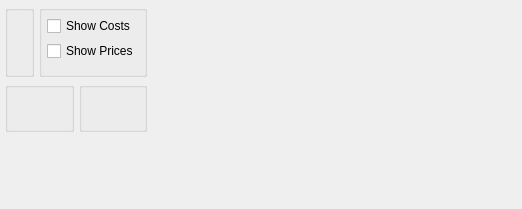
<?xml version="1.0" encoding="UTF-8"?>
<ui version="4.0">
 <comment>This file is part of the xTuple ERP: PostBooks Edition, a free and
open source Enterprise Resource Planning software suite,
Copyright (c) 1999-2010 by OpenMFG LLC, d/b/a xTuple.
It is licensed to you under the Common Public Attribution License
version 1.0, the full text of which (including xTuple-specific Exhibits)
is available at www.xtuple.com/CPAL.  By using this software, you agree
to be bound by its terms.</comment>
 <class>dspSalesHistoryByParameterList</class>
 <widget class="QWidget" name="dspSalesHistoryByParameterList">
  <property name="geometry">
   <rect>
    <x>0</x>
    <y>0</y>
    <width>522</width>
    <height>209</height>
   </rect>
  </property>
  <property name="sizePolicy">
   <sizepolicy hsizetype="Preferred" vsizetype="Expanding">
    <horstretch>0</horstretch>
    <verstretch>1</verstretch>
   </sizepolicy>
  </property>
  <property name="windowTitle">
   <string>Sales History by Parameter List</string>
  </property>
  <layout class="QHBoxLayout" name="horizontalLayout_3">
   <item>
    <layout class="QVBoxLayout" name="verticalLayout_3">
     <item>
      <layout class="QHBoxLayout" name="horizontalLayout">
       <item>
        <widget class="ParameterGroup" name="_parameter">
         <property name="title">
          <string/>
         </property>
         <property name="fixedSize">
          <bool>false</bool>
         </property>
        </widget>
       </item>
       <item>
        <widget class="QGroupBox" name="_optionsGroup">
         <property name="title">
          <string/>
         </property>
         <layout class="QGridLayout" name="gridLayout_2">
          <item row="0" column="0">
           <widget class="XCheckBox" name="_showCosts">
            <property name="text">
             <string>Show Costs</string>
            </property>
           </widget>
          </item>
          <item row="1" column="0">
           <widget class="XCheckBox" name="_showPrices">
            <property name="text">
             <string>Show Prices</string>
            </property>
           </widget>
          </item>
          <item row="2" column="0">
           <spacer name="verticalSpacer">
            <property name="orientation">
             <enum>Qt::Vertical</enum>
            </property>
            <property name="sizeHint" stdset="0">
             <size>
              <width>20</width>
              <height>0</height>
             </size>
            </property>
           </spacer>
          </item>
         </layout>
        </widget>
       </item>
      </layout>
     </item>
     <item>
      <layout class="QHBoxLayout" name="horizontalLayout_2">
       <item>
        <widget class="WarehouseGroup" name="_warehouse">
         <property name="title">
          <string/>
         </property>
         <property name="fixedSize">
          <bool>false</bool>
         </property>
        </widget>
       </item>
       <item>
        <widget class="QGroupBox" name="_dateGroup">
         <property name="title">
          <string/>
         </property>
         <layout class="QGridLayout" name="gridLayout">
          <item row="0" column="0">
           <widget class="DateCluster" name="_dates"/>
          </item>
          <item row="0" column="1">
           <spacer>
            <property name="orientation">
             <enum>Qt::Horizontal</enum>
            </property>
            <property name="sizeType">
             <enum>QSizePolicy::Preferred</enum>
            </property>
            <property name="sizeHint" stdset="0">
             <size>
              <width>0</width>
              <height>31</height>
             </size>
            </property>
           </spacer>
          </item>
         </layout>
        </widget>
       </item>
      </layout>
     </item>
     <item>
      <spacer name="verticalSpacer_2">
       <property name="orientation">
        <enum>Qt::Vertical</enum>
       </property>
       <property name="sizeHint" stdset="0">
        <size>
         <width>20</width>
         <height>0</height>
        </size>
       </property>
      </spacer>
     </item>
    </layout>
   </item>
   <item>
    <spacer name="horizontalSpacer">
     <property name="orientation">
      <enum>Qt::Horizontal</enum>
     </property>
     <property name="sizeHint" stdset="0">
      <size>
       <width>1</width>
       <height>20</height>
      </size>
     </property>
    </spacer>
   </item>
  </layout>
 </widget>
 <layoutdefault spacing="5" margin="5"/>
 <pixmapfunction>qPixmapFromMimeSource</pixmapfunction>
 <customwidgets>
  <customwidget>
   <class>DateCluster</class>
   <extends>QWidget</extends>
   <header>datecluster.h</header>
  </customwidget>
  <customwidget>
   <class>ParameterGroup</class>
   <extends>QGroupBox</extends>
   <header>parametergroup.h</header>
  </customwidget>
  <customwidget>
   <class>WarehouseGroup</class>
   <extends>QGroupBox</extends>
   <header>warehousegroup.h</header>
  </customwidget>
  <customwidget>
   <class>XCheckBox</class>
   <extends>QCheckBox</extends>
   <header>xcheckbox.h</header>
  </customwidget>
 </customwidgets>
 <tabstops>
  <tabstop>_warehouse</tabstop>
  <tabstop>_dates</tabstop>
  <tabstop>_parameter</tabstop>
  <tabstop>_showCosts</tabstop>
  <tabstop>_showPrices</tabstop>
 </tabstops>
 <resources/>
 <connections/>
</ui>
